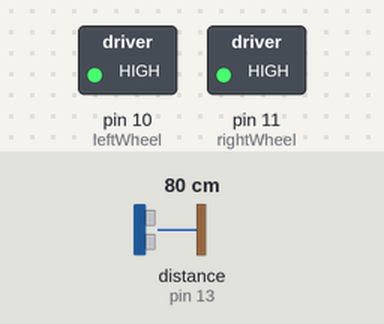
The sketch below on a simulated Arduino Uno, built with avr-gcc and run on an emulated ATmega328P. Parts: switched loads named in the sketch (green lamp = pin HIGH). Wiring (inferred from the names in the program): ultrasonic range finder: trigger pin 12; echo pin 13. The inputs (shaded band) are chosen by the test bench; at power-on: distance to the obstacle (sensor on pin 13) 80 cm. The echo pulse lasts 58.3 µs per cm; pins used as bus, display or sensor lines are not drawn.

Above: at 1.2 s.
1.3 s: distance to the obstacle (sensor on pin 13) set to 55 cm
2.8 s: distance to the obstacle (sensor on pin 13) set to 48 cm
At 4.0 s:
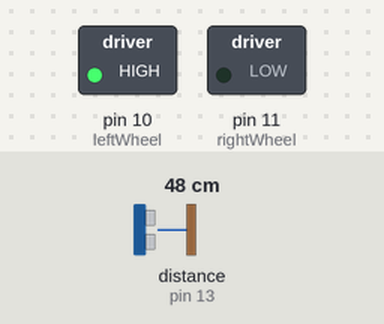
4.3 s: distance to the obstacle (sensor on pin 13) set to 2 cm
At 5.2 s:
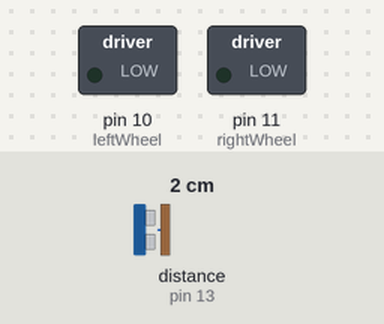
5.8 s: distance to the obstacle (sensor on pin 13) set to 18 cm
At 6.3 s:
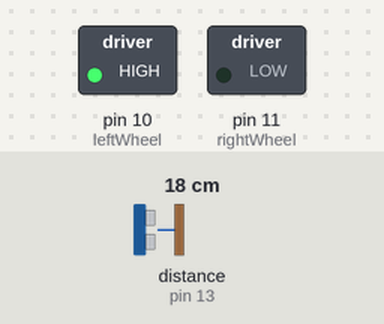
7.3 s: distance to the obstacle (sensor on pin 13) set to 4 cm
At 8.6 s:
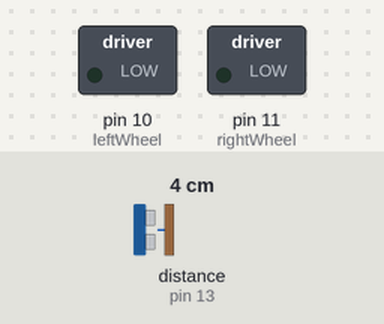
Timing chart, 0 to 9.8 s (numbered marks = the images above; inputs shaded):
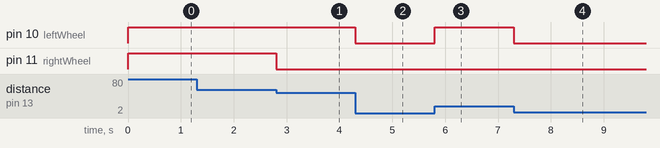

The sketch:

AVOIDING_OBSTACLE_CAR.ino
```cpp
#include <Wire.h>
int leftWheel = 10;
int rightWheel = 11;
int trig = 12; // Trigger
int echo = 13; // Echo
long duration, cm, inches;
boolean LEFT = true;
int cooldown = 0;
int nextDistance;
int previousDistance = 10;

void setup() {
  pinMode(trig, OUTPUT);
  pinMode(echo, INPUT);
  pinMode(leftWheel, OUTPUT);
  pinMode(rightWheel, OUTPUT);

}

void loop() {
  cooldown++;
  digitalWrite(trig, LOW);
  delayMicroseconds(2);
  digitalWrite(trig, HIGH);
  delayMicroseconds(10);
  digitalWrite(trig, LOW);
  pinMode(echo, INPUT);

  duration = pulseIn(echo, HIGH);
  cm = (duration/2) / 29.1;
  nextDistance = cm;

  if (cm > 50){ // LOW IS TO MOVE, HIGH IS TO STATIONARY
    digitalWrite(rightWheel, HIGH);
    digitalWrite(leftWheel, HIGH);
  } else if (cm > 10) {

    // SET WHICH DIRECTION IS BETTER!!!!!!~!
    previousDistance = nextDistance;

    if (nextDistance < previousDistance and cooldown > 1000){
      LEFT = !LEFT;
      cooldown = 0;
    }

    if (LEFT){
      digitalWrite(rightWheel, LOW);
      digitalWrite(leftWheel, HIGH);
    } else {
      digitalWrite(rightWheel, HIGH);
      digitalWrite(leftWheel, LOW);
    }


  } else {
    digitalWrite(rightWheel, LOW);
    digitalWrite(leftWheel, LOW);
  }
}
```

Measured:
- the behaviour switches between 52 and 51 cm on distance to the obstacle (sensor on pin 13) (found by bisection; images 0 and 1)
- after the input at 1.3 s, every drawn part: stays the same
- after the input at 2.8 s, pin 11 (rightWheel): HIGH → LOW at once
- after the input at 4.3 s, pin 10 (leftWheel): HIGH → LOW at once
- after the input at 5.8 s, pin 10 (leftWheel): LOW → HIGH at once
- after the input at 7.3 s, pin 10 (leftWheel): HIGH → LOW at once
